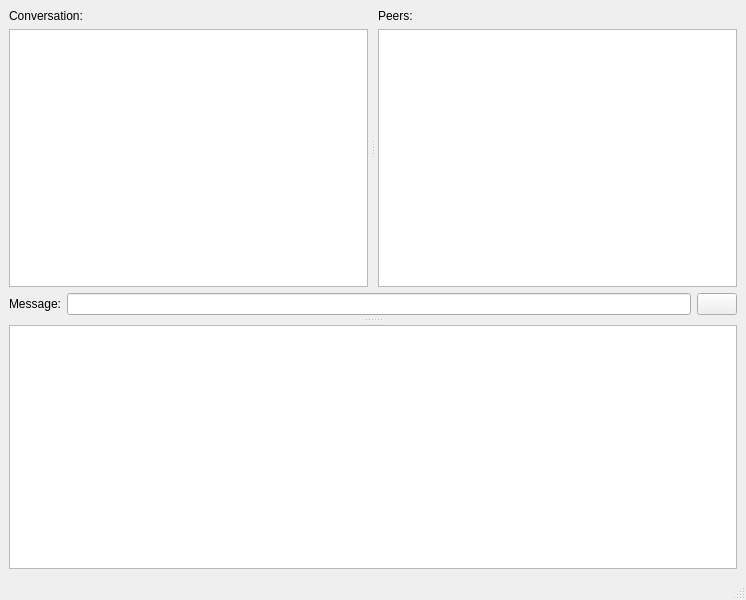
<?xml version="1.0" encoding="UTF-8"?>
<ui version="4.0">
 <class>MainWindow</class>
 <widget class="QMainWindow" name="MainWindow">
  <property name="geometry">
   <rect>
    <x>0</x>
    <y>0</y>
    <width>746</width>
    <height>600</height>
   </rect>
  </property>
  <property name="windowTitle">
   <string>Messager</string>
  </property>
  <property name="windowIcon">
   <iconset resource="res.qrc">
    <normaloff>:/images/window.png</normaloff>:/images/window.png</iconset>
  </property>
  <widget class="QWidget" name="centralwidget">
   <layout class="QVBoxLayout" name="verticalLayout_4">
    <item>
     <widget class="QSplitter" name="splitterLeftRight">
      <property name="frameShape">
       <enum>QFrame::NoFrame</enum>
      </property>
      <property name="orientation">
       <enum>Qt::Vertical</enum>
      </property>
      <property name="handleWidth">
       <number>10</number>
      </property>
      <widget class="QWidget" name="layoutWidget">
       <layout class="QVBoxLayout" name="verticalLayout_3">
        <item>
         <widget class="QSplitter" name="splitterUpDown">
          <property name="sizePolicy">
           <sizepolicy hsizetype="MinimumExpanding" vsizetype="MinimumExpanding">
            <horstretch>0</horstretch>
            <verstretch>0</verstretch>
           </sizepolicy>
          </property>
          <property name="minimumSize">
           <size>
            <width>0</width>
            <height>100</height>
           </size>
          </property>
          <property name="frameShape">
           <enum>QFrame::NoFrame</enum>
          </property>
          <property name="frameShadow">
           <enum>QFrame::Raised</enum>
          </property>
          <property name="orientation">
           <enum>Qt::Horizontal</enum>
          </property>
          <property name="opaqueResize">
           <bool>true</bool>
          </property>
          <property name="handleWidth">
           <number>10</number>
          </property>
          <widget class="QWidget" name="layoutWidget">
           <layout class="QVBoxLayout" name="verticalLayout" stretch="1,0">
            <item>
             <widget class="QLabel" name="label_2">
              <property name="sizePolicy">
               <sizepolicy hsizetype="Preferred" vsizetype="Preferred">
                <horstretch>70</horstretch>
                <verstretch>0</verstretch>
               </sizepolicy>
              </property>
              <property name="text">
               <string>Conversation:</string>
              </property>
             </widget>
            </item>
            <item>
             <widget class="QTableView" name="conversationView">
              <property name="sizePolicy">
               <sizepolicy hsizetype="Expanding" vsizetype="MinimumExpanding">
                <horstretch>70</horstretch>
                <verstretch>70</verstretch>
               </sizepolicy>
              </property>
              <property name="editTriggers">
               <set>QAbstractItemView::NoEditTriggers</set>
              </property>
              <property name="selectionMode">
               <enum>QAbstractItemView::SingleSelection</enum>
              </property>
              <property name="selectionBehavior">
               <enum>QAbstractItemView::SelectRows</enum>
              </property>
             </widget>
            </item>
           </layout>
          </widget>
          <widget class="QWidget" name="layoutWidget">
           <layout class="QVBoxLayout" name="verticalLayout_2">
            <item>
             <widget class="QLabel" name="label_3">
              <property name="sizePolicy">
               <sizepolicy hsizetype="Preferred" vsizetype="Preferred">
                <horstretch>30</horstretch>
                <verstretch>0</verstretch>
               </sizepolicy>
              </property>
              <property name="text">
               <string>Peers:</string>
              </property>
             </widget>
            </item>
            <item>
             <widget class="QTableView" name="peersView">
              <property name="sizePolicy">
               <sizepolicy hsizetype="Preferred" vsizetype="MinimumExpanding">
                <horstretch>30</horstretch>
                <verstretch>0</verstretch>
               </sizepolicy>
              </property>
              <property name="baseSize">
               <size>
                <width>0</width>
                <height>0</height>
               </size>
              </property>
              <property name="editTriggers">
               <set>QAbstractItemView::NoEditTriggers</set>
              </property>
              <property name="selectionMode">
               <enum>QAbstractItemView::SingleSelection</enum>
              </property>
              <property name="selectionBehavior">
               <enum>QAbstractItemView::SelectRows</enum>
              </property>
             </widget>
            </item>
           </layout>
          </widget>
         </widget>
        </item>
        <item>
         <layout class="QHBoxLayout" name="horizontalLayout">
          <item>
           <widget class="QLabel" name="label">
            <property name="text">
             <string>Message:</string>
            </property>
           </widget>
          </item>
          <item>
           <widget class="QLineEdit" name="newMessage"/>
          </item>
          <item>
           <widget class="QPushButton" name="sendButton">
            <property name="cursor">
             <cursorShape>PointingHandCursor</cursorShape>
            </property>
            <property name="toolTip">
             <string>Send</string>
            </property>
            <property name="text">
             <string/>
            </property>
            <property name="icon">
             <iconset resource="res.qrc">
              <normaloff>:/images/send.png</normaloff>:/images/send.png</iconset>
            </property>
           </widget>
          </item>
         </layout>
        </item>
       </layout>
      </widget>
      <widget class="QTextEdit" name="logView">
       <property name="sizePolicy">
        <sizepolicy hsizetype="Expanding" vsizetype="Preferred">
         <horstretch>0</horstretch>
         <verstretch>0</verstretch>
        </sizepolicy>
       </property>
       <property name="minimumSize">
        <size>
         <width>0</width>
         <height>100</height>
        </size>
       </property>
       <property name="maximumSize">
        <size>
         <width>16777215</width>
         <height>16777215</height>
        </size>
       </property>
       <property name="readOnly">
        <bool>true</bool>
       </property>
      </widget>
     </widget>
    </item>
   </layout>
  </widget>
  <widget class="QMenuBar" name="menubar">
   <property name="geometry">
    <rect>
     <x>0</x>
     <y>0</y>
     <width>746</width>
     <height>21</height>
    </rect>
   </property>
  </widget>
  <widget class="QStatusBar" name="statusbar"/>
 </widget>
 <resources>
  <include location="res.qrc"/>
 </resources>
 <connections/>
</ui>
